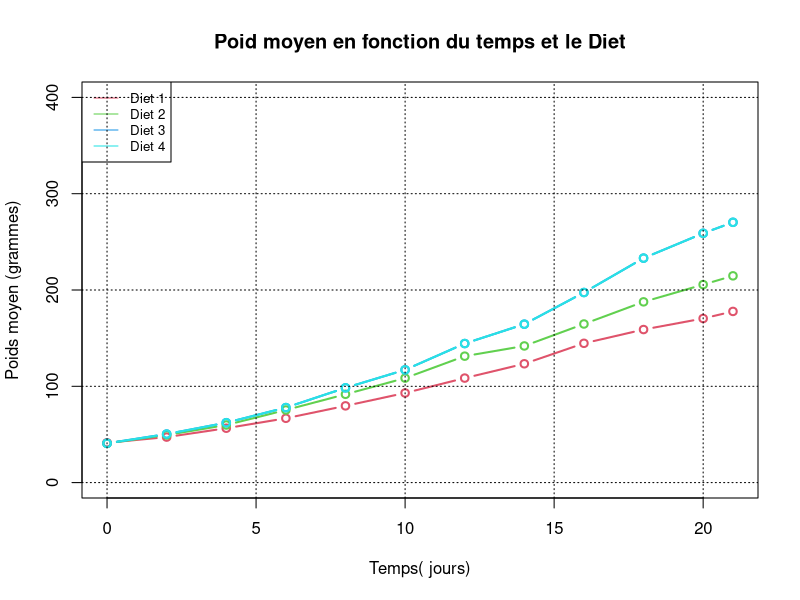
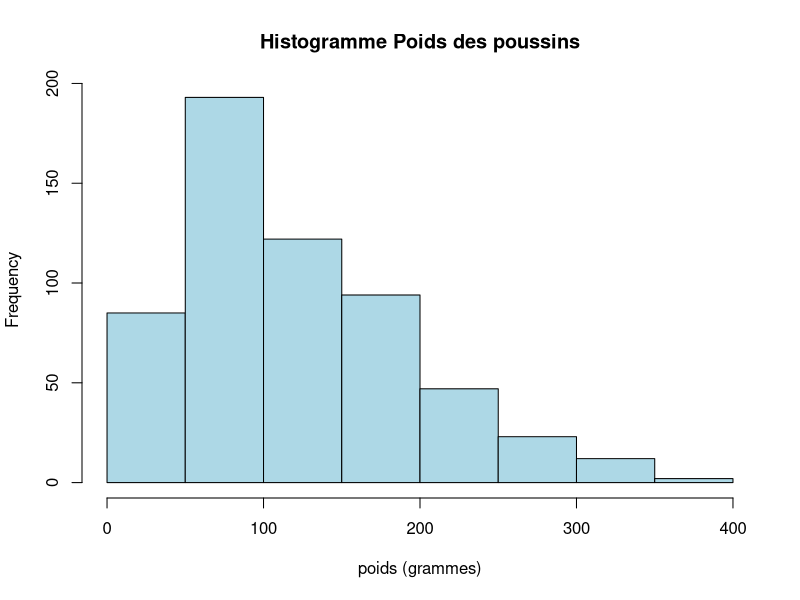
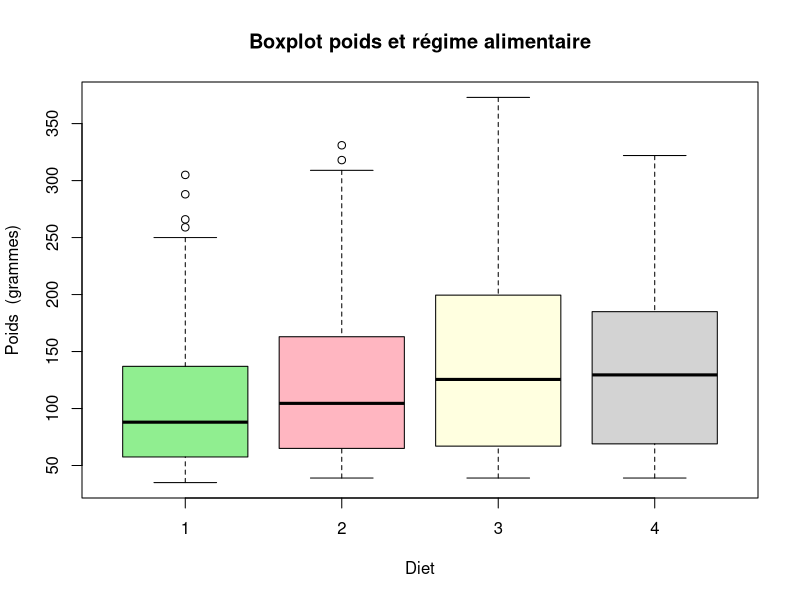
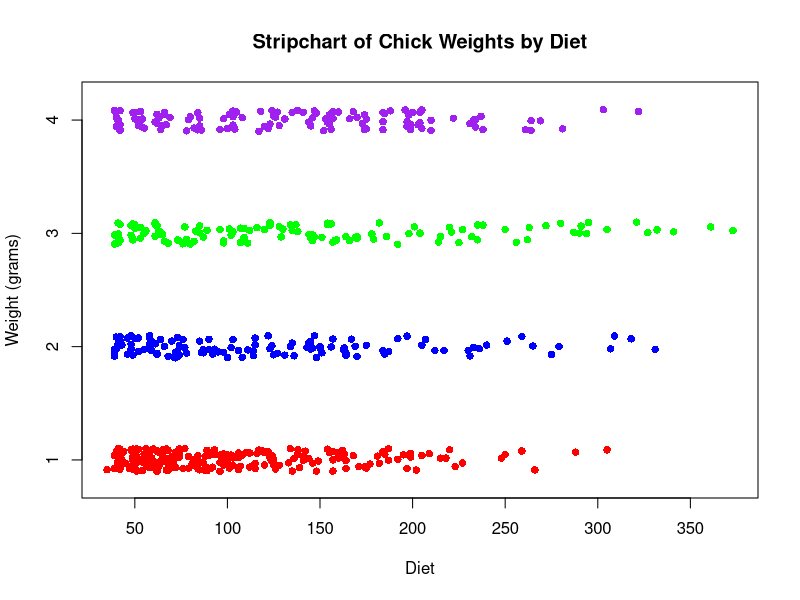
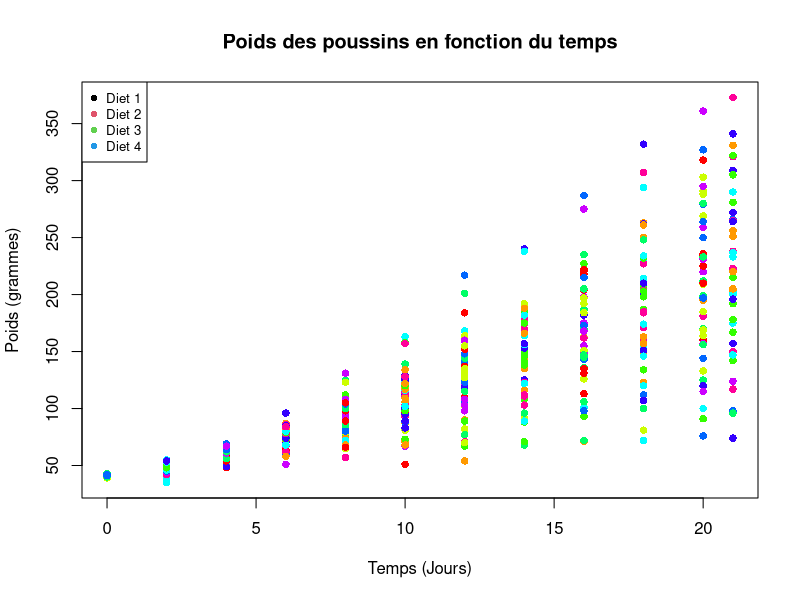
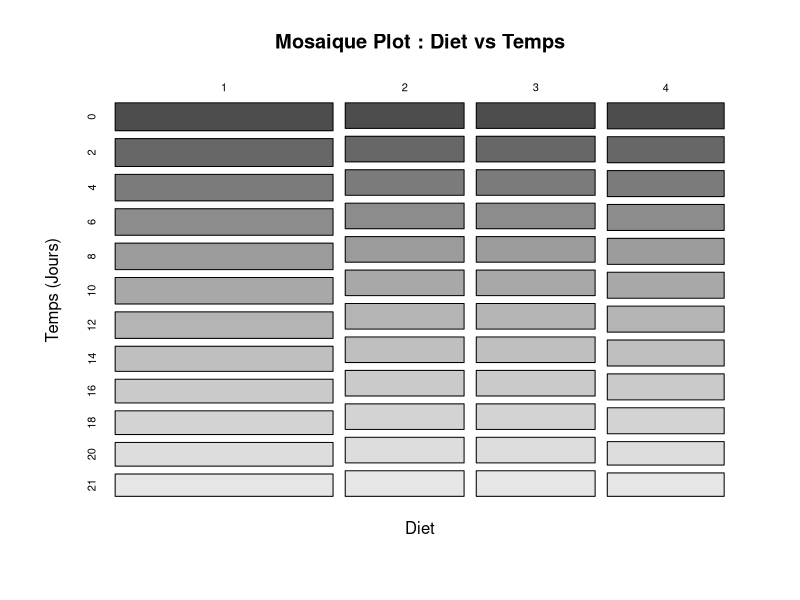
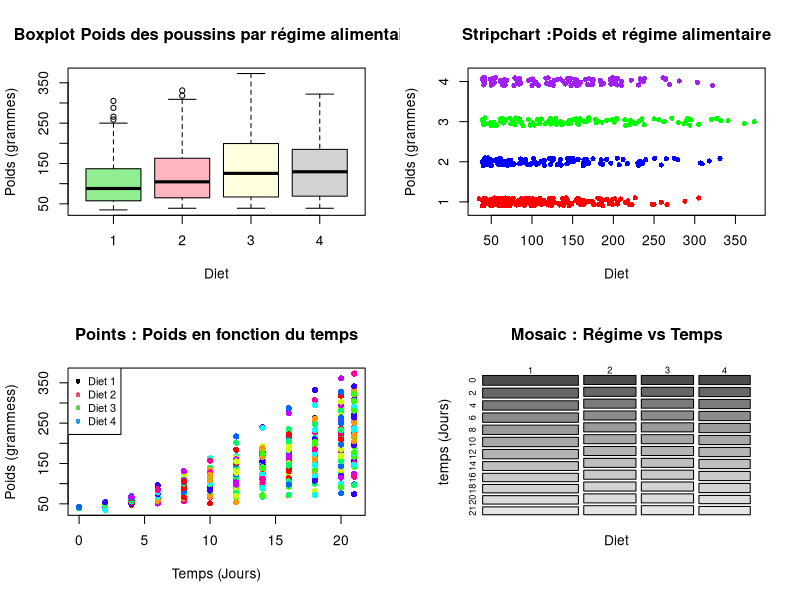
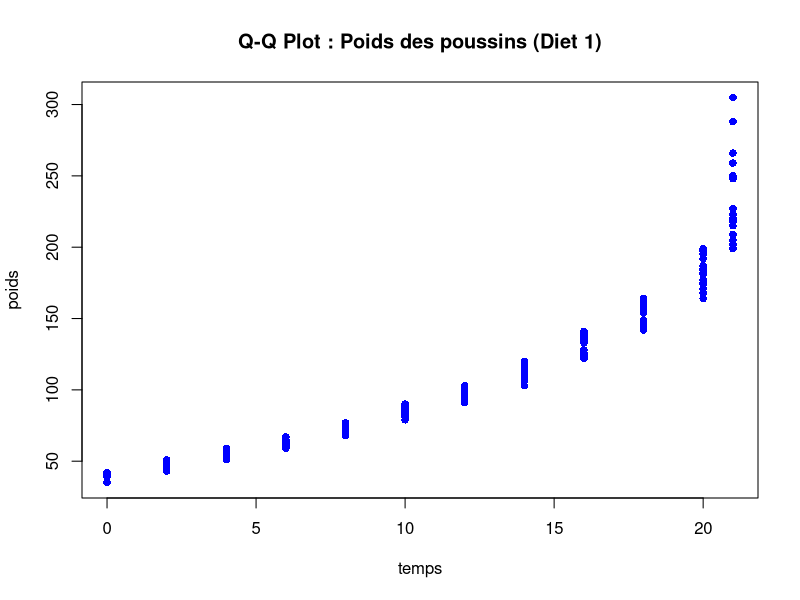

Recreate these plots in R, in order.
library(tidyverse)
df <- data.frame(ChickWeight)
### La base poids des poussins
## 4 Variables: 
## weight: poids en grammes
## Time: temps en jours
## Chick: identifiant du poussin
## Diet: regime alimentaire (1,2,3,4)
###### 1) Etude préliminaire des données
str(df)
summary(df)

####### 2 on groupe par régime et temps pour avoir le poids moyen
poulet <- df |> group_by(Diet, Time) |> 
  summarise(mean_weight = mean(weight),.groups = 'drop') |> 
  as.data.frame()

####### 3 Tracer les courbes des poids moyens en fonction du temps pour chaque régime
poul1 <- poulet[poulet$Diet == 1, ]
poul2 <- poulet[poulet$Diet == 2, ]
poul3 <- poulet[poulet$Diet == 3, ]
poul4 <- poulet[poulet$Diet == 4, ]


plot(poul1$Time,poul1$mean_weight, type='b', col=2,  xlab="Temps( jours)", ylab="Poids moyen (grammes)", 
     main="Poid moyen en fonction du temps et le Diet", ylim=c(0,400), lwd=2)
lines(poul1$Time, poul2$mean_weight, type='b', col=3, lwd=2)
lines(poul1$Time,poul3$mean_weight, col=4, type="b", lwd=2)
lines(poul1$Time, poul3$mean_weight, col=5, type="b", lwd=2)
legend("topleft", legend=c("Diet 1", "Diet 2", "Diet 3", "Diet 4"),
       col=c(2,3,4,5), lty=1, cex=0.8)
grid(col='black')


####### 4)  Tracer des représentations graphiques du poids des poussins
# Histogramme 
hist(df$weight,braks=10, main="Histogramme Poids des poussins", 
     xlab="poids (grammes)", col="lightblue", border="black")


boxplot(weight ~ Diet, data=df, 
        main="Boxplot poids et régime alimentaire", 
        xlab="Diet", ylab="Poids  (grammes)", 
        col=c("lightgreen", "lightpink", "lightyellow", "lightgray"))

stripchart(weight ~ Diet, data=df, 
           main="Stripchart of Chick Weights by Diet", 
           xlab="Diet", ylab="Weight (grams)", 
           col=c("red", "blue", "green", "purple"), 
           pch=16, method="jitter")




plot(df$Time, df$weight, 
     main="Poids des poussins en fonction du temps", 
     xlab="Temps (Jours)", ylab="Poids (grammes)", 
     col=rainbow(10), pch=16)
legend("topleft", legend=c("Diet 1", "Diet 2", "Diet 3", "Diet 4"),
       col=1:4, pch=16, cex=0.8)

mosaicplot(table(df$Diet, df$Time), 
           main="Mosaique Plot : Diet vs Temps", 
           xlab="Diet", ylab="Temps (Jours)", 
           color=TRUE)

# Disposition en grille 2x2
par(mfrow=c(2,2))
boxplot(weight ~ Diet, data=df, 
        main="Boxplot Poids des poussins par régime alimentaire", 
        xlab="Diet", ylab="Poids (grammes)", 
        col=c("lightgreen", "lightpink", "lightyellow", "lightgray"))

stripchart(weight ~ Diet, data=df, 
           main="Stripchart :Poids et régime alimentaire", 
           xlab="Diet", ylab="Poids (grammes)", 
           col=c("red", "blue", "green", "purple"), 
           pch=16, method="jitter")

plot(df$Time, df$weight, 
     main="Points : Poids en fonction du temps", 
     xlab="Temps (Jours)", ylab="Poids (grammess)", 
     col=rainbow(10), pch=16)
legend("topleft", legend=c("Diet 1", "Diet 2", "Diet 3", "Diet 4"),
       col=1:4, pch=16, cex=0.8)

mosaicplot(table(df$Diet, df$Time), 
           main="Mosaic : Régime vs Temps", 
            xlab="Diet", ylab="temps (Jours)",color=TRUE)

par(mfrow=c(1,1))  # Réinitialiser la disposition           

######5) Etude de la distribution du poids des poussins pour le régime alimentaire 1
poids <- df$weight[df$Diet == 1]
temps <- df$Time[df$Diet == 1]
poids
qqplot(temps,poids, main="Q-Q Plot : Poids des poussins (Diet 1)", col="blue", pch=16)
hist(poids, breaks=10, main="Histogramme : Poids des poussins (Diet 1)", 
     xlab="Poids (grammes)", col="lightblue", border="black")
boxplot(poids, main="Boxplot : Poids des poussins (Diet 1)", ylab="Poids (grammes)", col="lightgreen")
qqnorm(poids, main="Q-Q Plot : Poids des poussins (Diet 1)", col="blue", pch=16)
qqline(poids, col="red", lwd=2)
shapiro.test(poids)           
# Test de normalité de Shapiro-Wilk
# p-value < 0.05 indique que la distribution n'est pas normale

#### Recherche des valeurs abberrantes 

boxplot_stats <- boxplot.stats(poids)
outliers <- boxplot_stats$out
outliers
# Afficher les valeurs aberrantes 
if(length(outliers) > 0) {
  cat("Valeurs aberrantes détectées pour le régime alimentaire 1 :\n")
  print(outliers)
} else {
  cat("Aucune valeur aberrante détectée pour le régime alimentaire 1.\n")
}

# Visualiser les valeurs aberrantes sur le boxplot
boxplot(poids, main="Boxplot : Poids des poussins (Diet 1) avec valeurs aberrantes", 
        ylab="Poids (grammes)", col="lightgreen")
points(rep(1, length(outliers)), outliers, col="red", pch=19)
# Les points rouges indiquent les valeurs aberrantes

## Calcul des fréquences
freq_table <- table(poids)
freq_table
barplot(freq_table, main="Barplot : Fréquences des poids (Diet 1)", 
        xlab="Poids (grammes)", ylab="Fréquence", col="lightblue", border="black")
pie(freq_table, main="Pie Chart : Répartition des poids (Diet 1)",
    col=rainbow(length(freq_table)))    
legend("topright", legend=names(freq_table), fill=rainbow(length(freq_table)), cex=0.8)


## Etude comparative des régimes alimentaires 
poids1 <- df$weight[df$Diet == 1]
poids2 <- df$weight[df$Diet == 2]
poids3 <- df$weight[df$Diet == 3]
poids4 <- df$weight[df$Diet == 4]

fre <- table(df$Diet)
fre
porptions <- prop.table(df$weight)


barplot(fre, main="Barplot : Fréquences des régimes alimentaires",
        xlab="Diet", ylab="Fréquence", col=c("lightgreen",
                                               "lightpink", 
                                               "lightyellow", 
                                               "lightgray"), border="black")
pie(fre, main="Pie Chart : Répartition des régimes alimentaires",
    col=rainbow(length(fre)))
  legend("topright", legend=names(fre), fill=rainbow(length(fre)), cex=0.8)
boxplot(poids1, poids2, poids3, poids4,
        names=c("Diet 1", "Diet 2", "Diet 3", "Diet 4"),
        main="Boxplot : Poids des poussins par régime alimentaire",
        xlab="Diet", ylab="Poids (grammes)",
        col=c("lightgreen", "lightpink", "lightyellow", "lightgray"))  
# Valeurs en pourcentage
total_counts <- sum(fre)
percentages <- round((fre / total_counts) * 100,2)
percentages

categories <- group_by(df, Diet) %>%
  summarise(
    count = n(),
    mean_weight = mean(weight),
    sd_weight = sd(weight)
  )
categories
propo <- prop.table(categories$count)
cat("les pourcentages par régime alimentaire ", round(propo*100,2) )
